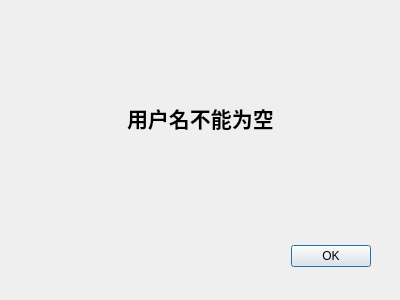
<?xml version="1.0" encoding="UTF-8"?>
<ui version="4.0">
 <class>QQSignUp_err_name</class>
 <widget class="QDialog" name="QQSignUp_err_name">
  <property name="windowModality">
   <enum>Qt::ApplicationModal</enum>
  </property>
  <property name="geometry">
   <rect>
    <x>0</x>
    <y>0</y>
    <width>400</width>
    <height>300</height>
   </rect>
  </property>
  <property name="minimumSize">
   <size>
    <width>400</width>
    <height>300</height>
   </size>
  </property>
  <property name="maximumSize">
   <size>
    <width>400</width>
    <height>300</height>
   </size>
  </property>
  <property name="windowTitle">
   <string>Dialog</string>
  </property>
  <property name="modal">
   <bool>true</bool>
  </property>
  <widget class="QDialogButtonBox" name="buttonBox">
   <property name="geometry">
    <rect>
     <x>30</x>
     <y>240</y>
     <width>341</width>
     <height>32</height>
    </rect>
   </property>
   <property name="orientation">
    <enum>Qt::Horizontal</enum>
   </property>
   <property name="standardButtons">
    <set>QDialogButtonBox::Ok</set>
   </property>
  </widget>
  <widget class="QWidget" name="">
   <property name="geometry">
    <rect>
     <x>0</x>
     <y>100</y>
     <width>401</width>
     <height>36</height>
    </rect>
   </property>
   <layout class="QHBoxLayout" name="horizontalLayout">
    <item>
     <spacer name="horizontalSpacer">
      <property name="orientation">
       <enum>Qt::Horizontal</enum>
      </property>
      <property name="sizeHint" stdset="0">
       <size>
        <width>40</width>
        <height>20</height>
       </size>
      </property>
     </spacer>
    </item>
    <item>
     <widget class="QLabel" name="label">
      <property name="font">
       <font>
        <pointsize>16</pointsize>
        <bold>true</bold>
       </font>
      </property>
      <property name="text">
       <string>用户名不能为空</string>
      </property>
     </widget>
    </item>
    <item>
     <spacer name="horizontalSpacer_2">
      <property name="orientation">
       <enum>Qt::Horizontal</enum>
      </property>
      <property name="sizeHint" stdset="0">
       <size>
        <width>40</width>
        <height>20</height>
       </size>
      </property>
     </spacer>
    </item>
   </layout>
  </widget>
 </widget>
 <resources/>
 <connections>
  <connection>
   <sender>buttonBox</sender>
   <signal>accepted()</signal>
   <receiver>QQSignUp_err_name</receiver>
   <slot>accept()</slot>
   <hints>
    <hint type="sourcelabel">
     <x>248</x>
     <y>254</y>
    </hint>
    <hint type="destinationlabel">
     <x>157</x>
     <y>274</y>
    </hint>
   </hints>
  </connection>
  <connection>
   <sender>buttonBox</sender>
   <signal>rejected()</signal>
   <receiver>QQSignUp_err_name</receiver>
   <slot>reject()</slot>
   <hints>
    <hint type="sourcelabel">
     <x>316</x>
     <y>260</y>
    </hint>
    <hint type="destinationlabel">
     <x>286</x>
     <y>274</y>
    </hint>
   </hints>
  </connection>
 </connections>
</ui>
